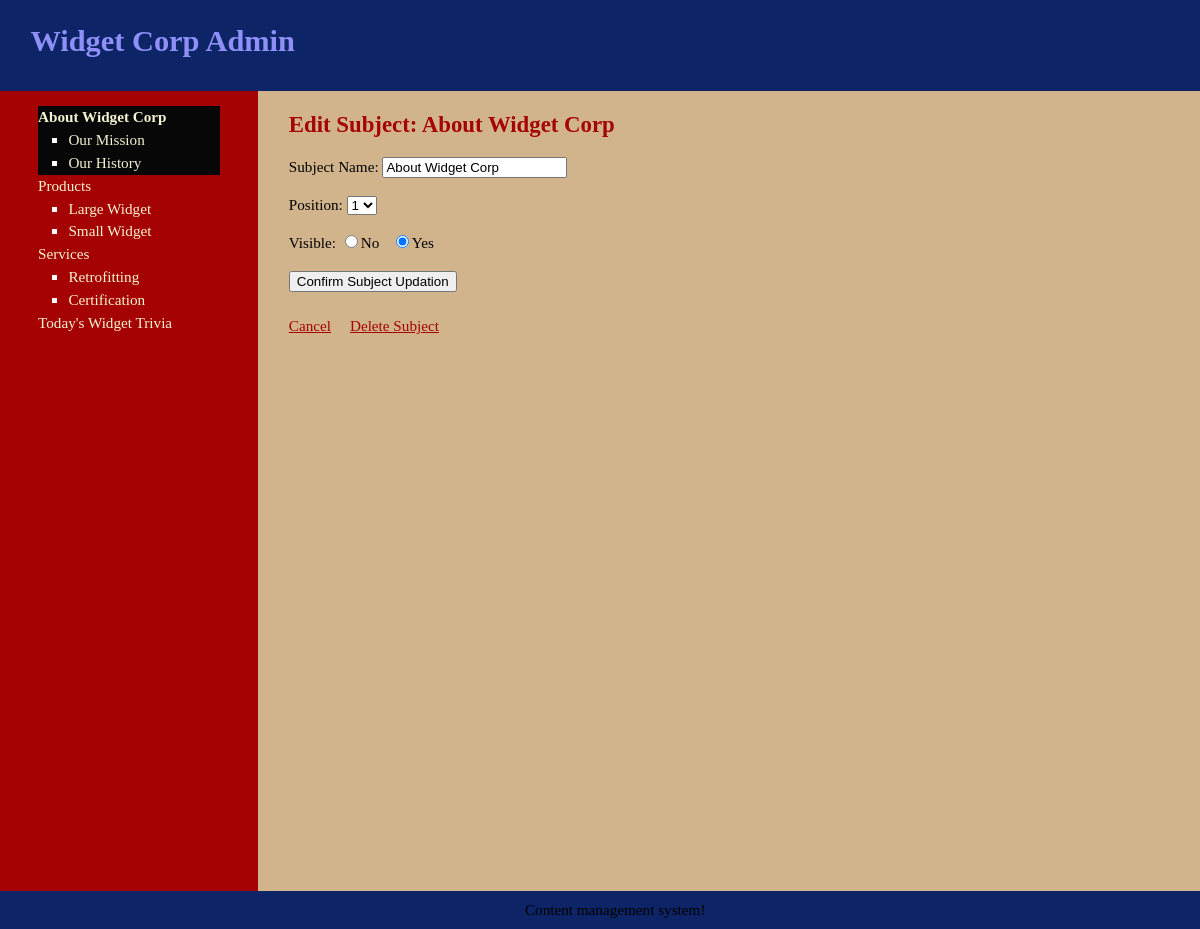
Page /public/updateSubject.php?subject=1 (signed in) on the committed database.
### tables this page shows
CREATE TABLE `subjects` (
  `id` int(10) NOT NULL,
  `menu_name` varchar(32) NOT NULL,
  `position` int(4) NOT NULL,
  `visible` tinyint(1) NOT NULL
);

CREATE TABLE `pages` (
  `id` int(10) NOT NULL,
  `subject_id` int(10) NOT NULL,
  `menu_name` varchar(32) NOT NULL,
  `position` int(4) NOT NULL,
  `visible` tinyint(1) NOT NULL,
  `content` text DEFAULT NULL
);

### public/updateSubject.php (the view, shortened to what this page needs)
<?php require_once("../includefiles/db.php"); ?>
<?php require_once("../includefiles/functions.php"); ?>
<?php find_selected_page_from_subject(); ?>
<?php include("../includefiles/header.php"); ?>
<div id="main">
    <div id="navigation">
        <?php echo navigation($current_subject, $current_page); ?>
    </div>
    <div id="page">
        <h2>Edit Subject: <?php echo htmlentities($current_subject["menu_name"]); ?></h2>
        <form action="updateSubject.php?subject=<?php echo urlencode($current_subject["id"]); ?>" method="post">
            <p>Subject Name:
                <input type="text" name="menu_name"
                    value="<?php echo htmlentities($current_subject["menu_name"]); ?>" />
            </p>
            <p>Position:
                <select name="position">
                <?php
                    $subject_set = find_all_subjects(false);
                    $subject_count = mysqli_num_rows($subject_set);
                    for($count=1; $count <= $subject_count; $count++)
                    {
                        echo "<option value=\"{$count}\"";
                        if($current_subject["position"] == $count) {
                            echo " selected";
                        }
                        echo ">{$count}</option>";
                    }
                ?>
                </select>
            </p>
            <p>Visible:
                <input type="radio" name="visible" value="0"
                    <?php if ($current_subject["visible"] == 0) {echo "checked"; } ?>/>No
                &nbsp;
                <input type="radio" name="visible" value="1"
                    <?php if ($current_subject["visible"] == 1) {echo "checked"; } ?>/>Yes
            </p>
            <input type="submit" name="submit" value="Confirm Subject Updation" />
        </form>
        <br />
        <a href="manageWebsiteContent.php">Cancel</a>
        <a href="deleteaSubject.php?subject=<?php echo urlencode($current_subject["id"]); ?>" onclick="return confirm('Are you sure?');">Delete Subject</a>
    </div>
</div>
<?php include("../includefiles/footer.php"); ?>

### includefiles/functions.php (shortened to what this page needs)
<?php
    function find_all_subjects($public=true) {
        global $connection;
        $query = "SELECT * ";
        $query .= "FROM subjects ";
        $query .= "ORDER BY position ASC";
        $subjects = mysqli_query($connection, $query);
        return $subjects;
    }
    function find_pages_for_subjects_admin_view($subject_id) {
        global $connection;
        $final_subject_id = mysqli_real_escape_string($connection, $subject_id);
        $query = "SELECT * ";
        $query .= "FROM pages ";
        $query .= "WHERE subject_id = {$final_subject_id} ";
        $query .= "ORDER BY position ASC";
        $pages = mysqli_query($connection, $query);
        return $pages;
    }
    function find_subject_by_id($subject_id, $public=true) {
        global $connection;
        $final_subject_id = mysqli_real_escape_string($connection, $subject_id);
        $query = "SELECT * ";
        $query .= "FROM subjects ";
        $query .= "WHERE id = {$final_subject_id} ";
        $query .= "LIMIT 1";
        $subjects = mysqli_query($connection, $query);
        if($subject = mysqli_fetch_assoc($subjects)) {
            return $subject;
        } else {
            return null;
        }
    }
    function find_selected_page_from_subject($public=false) {
        if(isset($_GET["subject"])) {
            $current_subject = find_subject_by_id($_GET["subject"], $public);
            if($current_subject && $public) {
                $current_page = find_default_page_for_subject($current_subject["id"]);
            } else {
                $current_page = null;
            }
        } elseif (isset($_GET["page"])) {
            $current_subject = null;
            $current_page = find_page_by_id($_GET["page"], $public);
        } else {
            $current_subject = null;
            $current_page = null;
        }
    }
    function navigation($subject_array, $page_array) {
        $output = "<ul class=\"subjects\">";
        $get_all_subjects = find_all_subjects(false);
        while($subject = mysqli_fetch_assoc($get_all_subjects)) {
            $output .= "<li";
                if( $subject_array && $subject['id'] == $subject_array['id'] ) {
                    $output .= " class=\"selected\"";
                }
                $output .= ">";
                $output .= "<a href=\"manageWebsiteContent.php?subject=";
                $output .= urlencode($subject['id']);
                $output .= "\">";
                $output .= htmlentities($subject["menu_name"]);
                $output .= "</a>";
                $get_all_pages = find_pages_for_subjects_admin_view($subject['id']);
                $output .= "<ul class=\"pages\">";
                while($page = mysqli_fetch_assoc($get_all_pages)) {
                    $output .= " <li";
                    $output .= ">";
                    $output .= "<a href=\"manageWebsiteContent.php?page=";
                    $output .= urlencode($page['id']);
                    $output .= "\">";
                    $output .= htmlentities($page["menu_name"]);
                    $output .= "</a></li>";
                }
                $output .= "</ul></li>";
            }
        $output .= "</ul>";
        return $output;
    }
?>

### css/style.css (style rules this page uses)
html { height:100%; width:100% }
body { width: 100%; height: 100%; margin:0; padding: 0; border:0; font-family: Verdana, Tahoma, serif; font-size: 0.95em; line-height: 1.5em; background: rgb(210, 180, 140); }
a { color: rgb(165, 3, 3);; }
#main { height: 100%; width: 100%; margin: 0; padding: 0; background-color: rgb(210, 180, 140); }
#navigation { float: left; width: 12em; height: 100%; margin: 0; padding: 0 2.5em; color: rgb(3, 3, 51); background-color: rgb(165, 3, 3); }
#navigation a { color: rgb(243, 243, 209);; text-decoration: none; }
#page { float: left; height: 100%; padding-left: 2em; vertical-align: top; background-color: rgb(210, 180, 140); }
#page h2 { color: rgb(165, 3, 3);; margin-top: 1em; }
ul.subjects { margin: 1em 0; padding-left: 0; list-style: none; }
ul.pages { padding-left: 2em; list-style: square; color: rgb(253, 251, 251); font-weight: normal; }
.selected { font-weight: bold; background-color: rgb(7, 7, 7); color: rgb(253, 251, 251); }

### rows in the picture
subjects: value "About Widget Corp", menu_name "About Widget Corp", position "1", visible "☑"
pages: value "Our Mission"
pages: value "Our History"
subjects: value "Products"
pages: value "Large Widget"
pages: value "Small Widget"
subjects: value "Services"
pages: value "Retrofitting"
pages: value "Certification"
subjects: value "Today's Widget Trivia"
